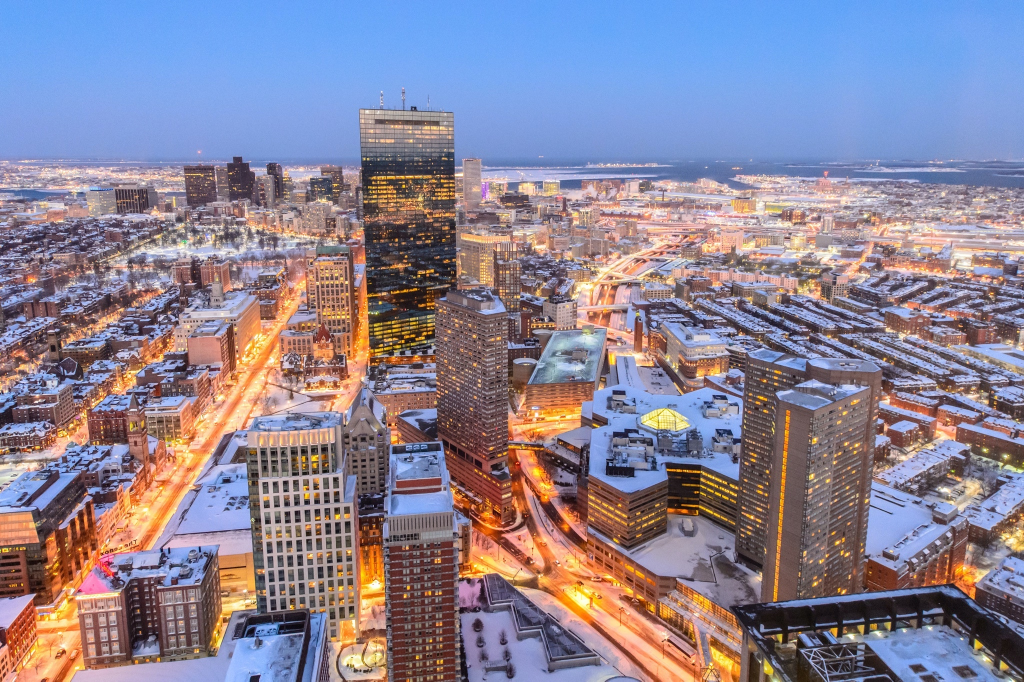
//> input picture Project 1 Real-time filtering/pic.jpg, 2048 x 1363 px (shown at 1/2 size)
$ ./imgDisplay   (built with g++ and OpenCV 4)
//> lines starting //> are read from the running program, lines starting //| are printed output that depends on the picture

#include <iostream>
#include <cstdio>  // lots of standard C/C++ functions including printf, scanf
#include <cstring> // C/C++ functions for working with strings (char arrays)
#include <opencv2/opencv.hpp>  // OpenCV main include file


int main(int argc, char* argv[])
{
    cv::Mat src;
    char filename[256];

    src = cv::imread("/home/francis-kalliath/PRCV/Test1/pic.jpg");
//> src is the input picture: 1363 rows x 2048 cols, CV_8UC3; mean B, G, R 149.5, 131.4, 138.7
    if (src.data == NULL)
    { // check if imread was successful
        printf("Unable to read image %s\n", filename);
        exit(-2);
    }
    //createing a window to display the image
    cv::namedWindow("Display Image", cv::WindowFlags::WINDOW_NORMAL);
    //showing the image in the window
    cv::imshow("Display Image", src);
    int key = 0;
    while (key != 'q')
    {
        key = cv::waitKey(0);
//> the key 'r' is pressed
        if (key == 'q')
        {
            cv::destroyAllWindows();
            return 0;
        }
        //Rotating of the Image in 90 CLOCKWISE)
        else if (key == 'r')
        {
            cv::Mat rotated;
            rotate(src, rotated, cv::RotateFlags::ROTATE_90_CLOCKWISE);
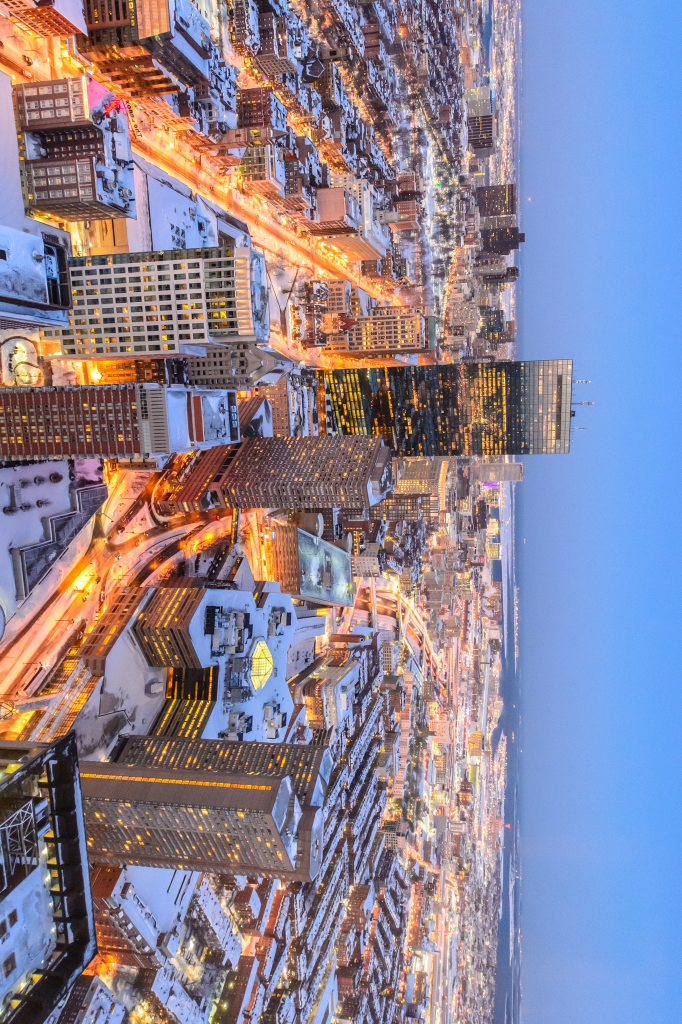
//> rotated: 2048 rows x 1363 cols, CV_8UC3 (shown at 1/2 size); mean B, G, R 149.5, 131.4, 138.7
//> the key 'a' is pressed
            cv::imshow("Display Image", rotated);
        }
        //Rotating of the Image in 90 COUNTERCLOCKWISE)
        else if (key == 'a')
        {
            cv::Mat rotated;
            rotate(src, rotated, cv::RotateFlags::ROTATE_90_COUNTERCLOCKWISE);
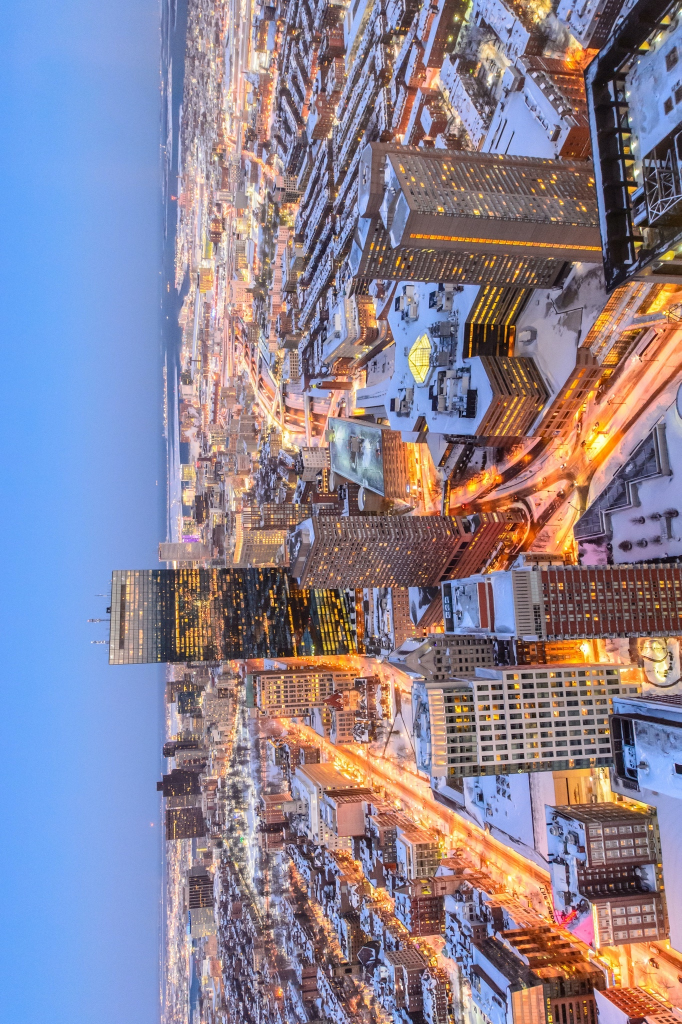
//> rotated: 2048 rows x 1363 cols, CV_8UC3 (shown at 1/2 size); mean B, G, R 149.5, 131.4, 138.7
//> the key 'o' is pressed
//> the 'q' key is pressed
//> (the program exits here)
